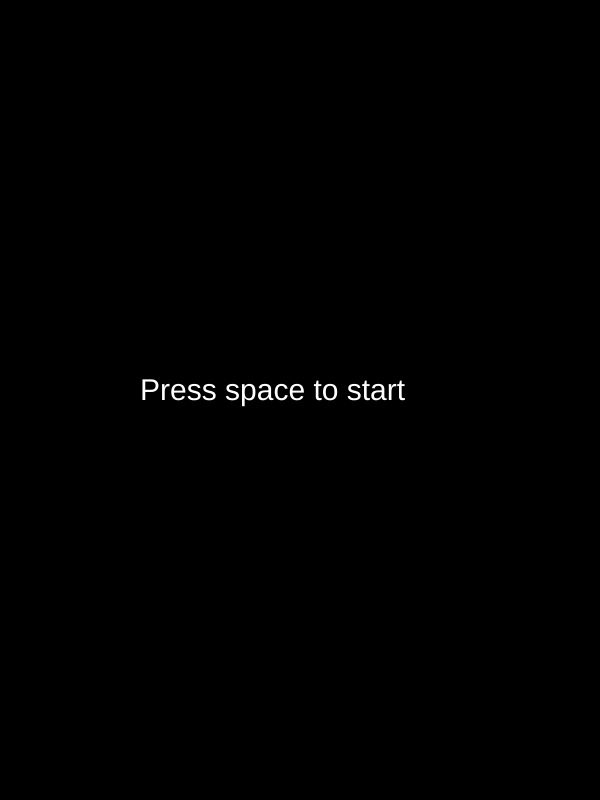
Frame 1 (no input)
Frame 60 (no input): identical to frame 1, image omitted
Frame 120 (the mouse pressed at the canvas centre since frame 60): identical to frame 1, image omitted

The p5.js sketch that drew this single still picture (run headless with seeded random() and noise() and a simulated clock; from frame 60 on, the mouse is pressed at the canvas centre):

// p5.js sketch
// ── sketch.js
// Flappy Bird
// Richard Shuai
// 2021 Aug


let screenX, screenY, gameStatus, bird, pipes, score, nextPipeUpdate;

class Bird{
  x = screenX/8;
  y = screenY/2;
  r = 20;
  dy = 0;
  gravity = 0.5;
  lift = 12.5;

  display(){    
    circle(this.x,this.y,this.r*2);
  }

  update(){
    this.dy += this.gravity;
    this.dy *= 0.9; // limit maximum speed
    this.y += this.dy;

    if(this.y > screenY-this.r){
      this.y = screenY-this.r;
      this.dy = 0;
    }
    if(this.y < this.r){
      this.y = this.r;
      this.dy = 0;
    }
  }
 
  up(){
    this.dy -= this.lift;  
  }
}
   
class Pipe{
  dx = -2;
  upperHeight = random(20,screenY/2+10);
  gap = random(120,320);    
  width = 40;
  x = screenX;
  scoreCounted = false; // haven't counted for score yet
   
  display(){
    if(this.x <= screenX){
      rect(this.x,0,this.width,this.upperHeight);
      rect(this.x,this.upperHeight+this.gap,this.width,screenY-this.gap-this.upperHeight);
    }
    
  }

  update(){
    this.x += this.dx;
  }
}



function playControl(){
  if(gameStatus === "ready"){
    textSize(30);
    text("Press space to start", 140, screenY/2); 
  }
  else if(gameStatus === "playing"){
    playGame();
  } else{
    textSize(30);
    text("Your score is "+score+", press space to restart", 30, screenY/2);
  }
}

function playGame(){
  bird.display();
  bird.update();   
  pipesUpdate();
  displayScore();
  checkCollision();
}

function pipesUpdate(){
  for(let i=pipes.length-1;i>=0;--i){
    pipes[i].display();
    pipes[i].update();
    if(pipes[i].x < -pipes[i].width){ 
      pipes.splice(i,1);
    } 
  } 

  if(millis() > nextPipeUpdate){
    pipes.push(new Pipe());
    nextPipeUpdate = millis() + random(1500,3000);
  }
}

function displayScore(){
  textSize(30);
  text(score,screenX-60,60);
}
  
function checkCollision(){
  for(let i=0;i<pipes.length;++i){
    if(bird.x+bird.r > pipes[i].x && bird.x-bird.r < pipes[i].x+pipes[i].width){
      if(bird.y-bird.r < pipes[i].upperHeight || bird.y+bird.r > pipes[i].upperHeight+pipes[i].gap){
        gameStatus = "over";
      }
      else{
        if(!pipes[i].scoreCounted){
          score++;
          pipes[i].scoreCounted = true;
        }
      }
    }
  }
}



function keyPressed(){
  if(gameStatus === "ready"){
    if(key === ' '){
      gameStatus = "playing";
    }
  }
  else if(gameStatus === "playing"){
    if(key === ' '){ 
      bird.up();
    }
  } else if(gameStatus === "over"){
    if(key === ' '){
      setup();
    }
  }
}


function mouseClicked(){
  if(gameStatus === "ready") gameStatus = "playing";
  else if(gameStatus === "playing") bird.up();
  else if(gameStatus === "over") setup();
}


function setup() {
  screenX = 600;
  screenY = 800;
  gameStatus = "ready";   
  score = 0;
  bird = new Bird();
  pipes = []; 
  nextPipeUpdate = 0;
  createCanvas(screenX,screenY);
}

function draw() {
  background(0);
  fill(255);
  playControl();
}
